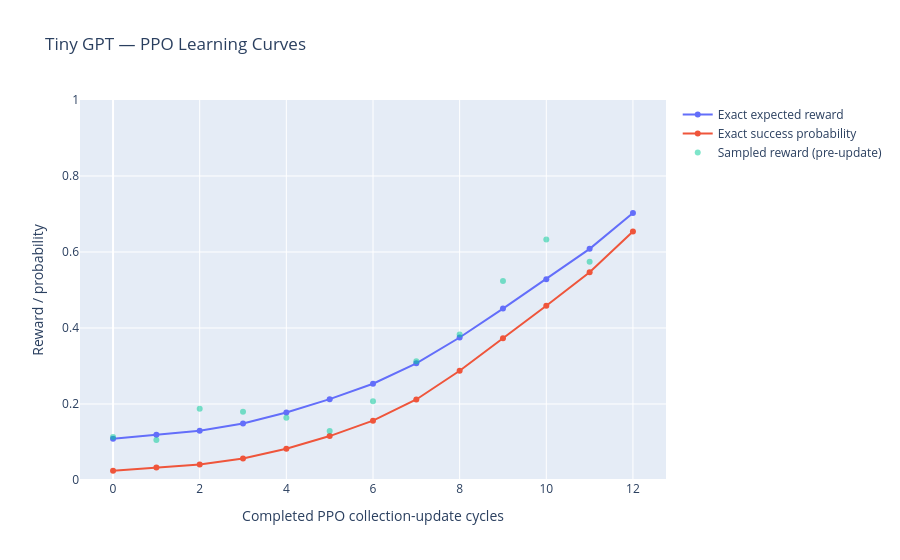

The notebook cell this image was saved under:
### Code cell
# Compare exact task performance against sampled rollout rewards.

figure = go.Figure()

figure.add_scatter(
    x=training_history["cycle"],
    y=training_history["expected_reward"],
    mode="lines+markers",
    name="Exact expected reward",
)

figure.add_scatter(
    x=training_history["cycle"],
    y=training_history["success_probability"],
    mode="lines+markers",
    name="Exact success probability",
)

# Sampled rewards were collected BEFORE each optimizer update.
figure.add_scatter(
    x=training_history["cycle"][:-1],
    y=training_history["sampled_reward_before_update"],
    mode="markers",
    name="Sampled reward (pre-update)",
    opacity=0.5,
)

figure.update_layout(
    title="Tiny GPT — PPO Learning Curves",
    xaxis_title="Completed PPO collection-update cycles",
    yaxis_title="Reward / probability",
    yaxis_range=[0.0, 1.0],
    hovermode="x unified",
)

figure.show()

### Figure 1 — Plotly figure (JSON) as saved in the notebook; plotly's stock layout.template omitted (floating-point values rounded to 4 significant figures)
{"data": [{"mode": "lines+markers", "name": "Exact expected reward", "type": "scatter", "x": [0, 1, 2, 3, 4, 5, 6, 7, 8, 9, 10, 11, 12], "y": [0.1083, 0.1193, 0.1298, 0.1489, 0.1777, 0.2128, 0.2533, 0.3071, 0.375, 0.4511, 0.5285, 0.6083, 0.7024]}, {"mode": "lines+markers", "name": "Exact success probability", "type": "scatter", "x": [0, 1, 2, 3, 4, 5, 6, 7, 8, 9, 10, 11, 12], "y": [0.02444, 0.03289, 0.04092, 0.05639, 0.08228, 0.1156, 0.1561, 0.212, 0.2875, 0.373, 0.4586, 0.5466, 0.654]}, {"mode": "markers", "name": "Sampled reward (pre-update)", "opacity": 0.5, "type": "scatter", "x": [0, 1, 2, 3, 4, 5, 6, 7, 8, 9, 10, 11], "y": [0.1133, 0.1055, 0.1875, 0.1797, 0.1641, 0.1289, 0.207, 0.3125, 0.3828, 0.5234, 0.6328, 0.5742]}], "layout": {"hovermode": "x unified", "title": {"text": "Tiny GPT — PPO Learning Curves"}, "xaxis": {"title": {"text": "Completed PPO collection-update cycles"}}, "yaxis": {"range": [0, 1], "title": {"text": "Reward / probability"}}}}
